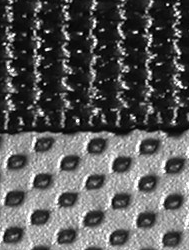
%> input picture 8. Opening and Closing/bag.png, 189 x 250 px
$ octave 'Opening and Closing Code.m'   (GNU Octave 9; MATLAB toolbox functions it lacks are replaced by stand-ins)
%> lines starting %> are read from the running program, lines starting %| are printed output that depends on the picture; in (x1, y1, x2, y2) boxes, pixels count from 0 and x2, y2 are one past the last pixel; in counts of white or black regions, pixels touching at a corner belong together; the program's own positions count from 1
% Assignment7, No.2
% Thornthan Yasukam 62070501030

% Input image
img = imread('bag.png');
%> img is the input picture: size 250x189x3 uint8; min 0, max 255, mean 89.3
figure, imshow(img), title('Original image')

% Step 1:  img -> Gray -> binary
% help(im2bw)
B = im2bw(img, graythresh(img))
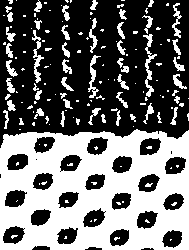
%> B: size 250x189 logical; 42.8% white; 159 white regions (107 under 20 px), largest, box (x1, y1, x2, y2) and area: (0, 129, 189, 250) 16262, (143, 34, 157, 97) 262, (32, 30, 44, 83) 216
figure, imshow(B), title('Binary image')

% Step 2: Invert or Complement to switch black and white
B = ~B;
figure, imshow(B), title('imcomplement Binary image')

% Step 3: Clean noise in circle object with opening and closing

% Step3.1 : Create strucing image
% help(strel)
struc_img = strel('disk', 2, 0);

% Step3.2 : Using Opening and Closing
% Opening use to clear noise
% Closing use to fill hole
B2 = imopen(B, struc_img)
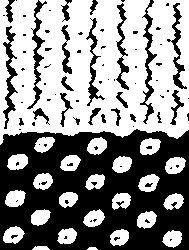
%> B2: size 250x189 logical; 55.3% white; 86 black regions (62 under 20 px), largest, box (x1, y1, x2, y2) and area: (0, 129, 189, 250) 16524, (140, 0, 157, 124) 554, (3, 26, 18, 129) 541
figure, imshow(B2), title('Clear noise with opening')
B3 = imclose(B2, struc_img)
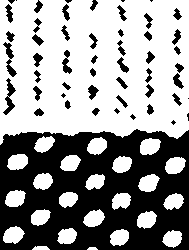
%> B3: size 250x189 logical; 59.4% white; 52 black regions (11 under 20 px), largest, box (x1, y1, x2, y2) and area: (0, 129, 189, 250) 16481, (3, 78, 16, 115) 187, (3, 42, 17, 77) 175
figure, imshow(B3), title('Fill hole with closing')

% Step3.3 : connected component labeling with bwlabel
% help("bwlabel")
 % https://www.mathworks.com/help/images/ref/bwlabel.html
[label, num] = bwlabel(B3);
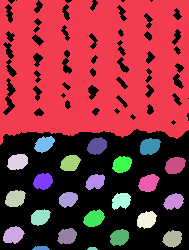
%> label: size 250x189 double; 25 distinct labels, from 0 to 24; one colour per label, 0 black
%> num = 24
% n is number of shape similary sturing image
% print (n)

% Step4 : Convert label that have shape like sturing image to RGB
RGB = label2rgb(label)
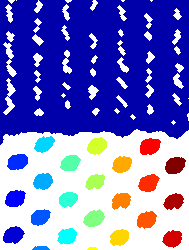
%> RGB: size 250x189x3 uint8; mean R, G, B 118.5, 118.1, 197.9
figure, imshow(RGB), title('Indicates a different label of a foreground object')

% Output
subplot(3,3,1), imshow(img), title('Original image')
subplot(3,3,2), imshow(B), title('Binary image')
subplot(3,3,3), imshow(B), title('imcomplement Binary image')
subplot(3,3,4), imshow(B2), title('Clear noise with opening')
subplot(3,3,5), imshow(B3), title('Fill hole with closing')
subplot(3,3,6), imshow(RGB), title('Indicates a different label of a foreground object')
